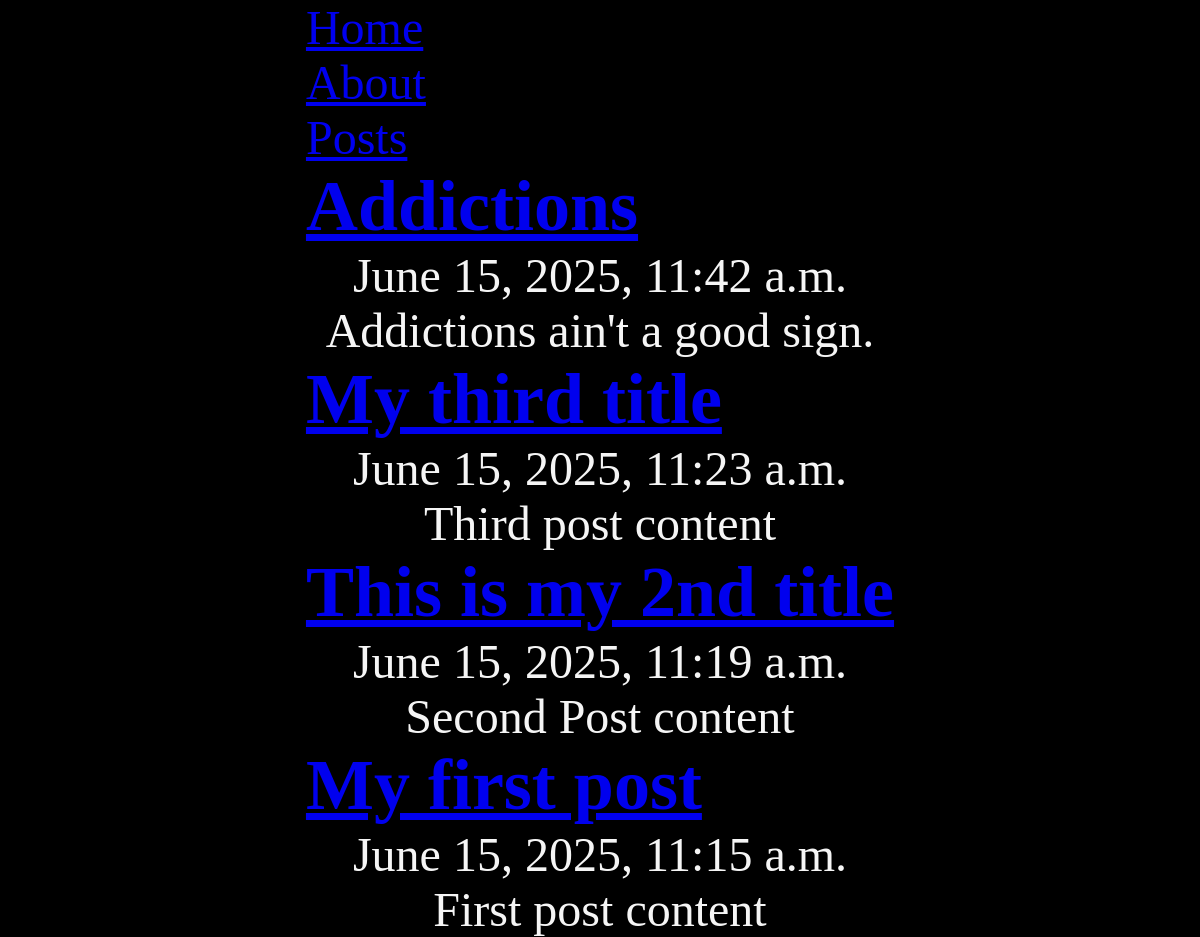
/posts/, run on the app's committed database.
### posts/models.py (models this page shows, shortened)
class Post(models.Model):
    title= models.CharField(max_length=75)
    body = models.TextField()
    slug = models.SlugField()
    date = models.DateTimeField(auto_now_add=True)

### posts/views.py (the view)
# urls.py: path('', post_list, name="list"),
def post_list(request):
    posts = Post.objects.all().order_by('-date')
    return render(request, 'posts/posts_list.html', {'posts' : posts})

### posts/templates/posts/posts_list.html (shortened to what this page needs)
{%extends 'layout.html'%}
{%block content%}
    <section>
    {%for post in posts%}
        <article>
            <h2>
                <a href="{%url 'posts:page' slug=post.slug%}">
                    {{post.title}}
                </a>
            </h2>
            <p>{{post.date}}</p>
            <p>{{post.body}}</p>
        </article>
    {%endfor%}
    </section>
{%endblock%}

### templates/layout.html (shortened to what this page needs)
<!DOCTYPE html>
{%load static%}
<html lang="en">
<head>
    <link rel="stylesheet" href="{%static 'css/style.css'%}">
</head>
<body>
    <nav>
        <a href="/">Home</a><br>
        <a href="/about">About</a><br>
        <a href="{%url 'posts:list'%}">Posts</a><br>
    </nav>
    <main>
        {%block content%}
        {%endblock%}
</body>
</html>

### static/css/style.css (style rules this page uses)
* { margin: 0; padding: 0; box-sizing: border-box; }
body { min-height: 100vh; display: grid; place-content: center; font-size: 3rem; background-color: black; color: whitesmoke; }
h1, p { text-align: center; }

### data on the page
Post: title "Addictions", date "June 15, 2025, 11:42 a.m.", body "Addictions ain't a good sign."
Post: title "My third title", date "June 15, 2025, 11:23 a.m.", body "Third post content"
Post: title "This is my 2nd title", date "June 15, 2025, 11:19 a.m.", body "Second Post content"
Post: title "My first post", date "June 15, 2025, 11:15 a.m.", body "First post content"
